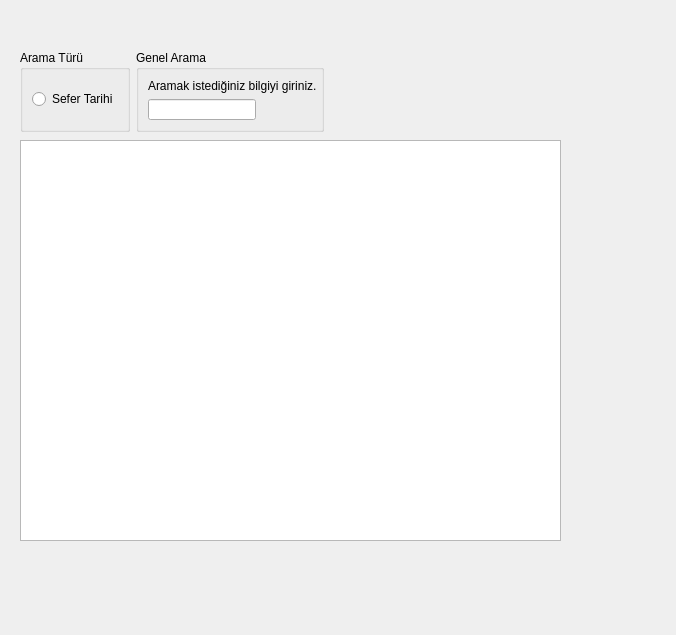
<?xml version="1.0" encoding="UTF-8"?>
<ui version="4.0">
 <class>BiletListeFormu</class>
 <widget class="QWidget" name="BiletListeFormu">
  <property name="geometry">
   <rect>
    <x>0</x>
    <y>0</y>
    <width>676</width>
    <height>635</height>
   </rect>
  </property>
  <property name="windowTitle">
   <string>Form</string>
  </property>
  <widget class="QTableWidget" name="tblbiletliste">
   <property name="geometry">
    <rect>
     <x>20</x>
     <y>140</y>
     <width>541</width>
     <height>401</height>
    </rect>
   </property>
  </widget>
  <widget class="QWidget" name="">
   <property name="geometry">
    <rect>
     <x>20</x>
     <y>50</y>
     <width>304</width>
     <height>82</height>
    </rect>
   </property>
   <layout class="QGridLayout" name="gridLayout_2">
    <item row="0" column="0">
     <widget class="QGroupBox" name="grparama">
      <property name="title">
       <string>Arama Türü</string>
      </property>
      <layout class="QGridLayout" name="gridLayout">
       <item row="0" column="0">
        <widget class="QRadioButton" name="radioButton">
         <property name="text">
          <string>Sefer Tarihi</string>
         </property>
        </widget>
       </item>
      </layout>
     </widget>
    </item>
    <item row="0" column="1">
     <widget class="QGroupBox" name="groupBox">
      <property name="title">
       <string>Genel Arama</string>
      </property>
      <layout class="QFormLayout" name="formLayout">
       <item row="0" column="0">
        <widget class="QLabel" name="label">
         <property name="text">
          <string>Aramak istediğiniz bilgiyi giriniz.</string>
         </property>
        </widget>
       </item>
       <item row="1" column="0">
        <widget class="QLineEdit" name="lineEdit"/>
       </item>
      </layout>
     </widget>
    </item>
   </layout>
  </widget>
 </widget>
 <resources/>
 <connections/>
</ui>
